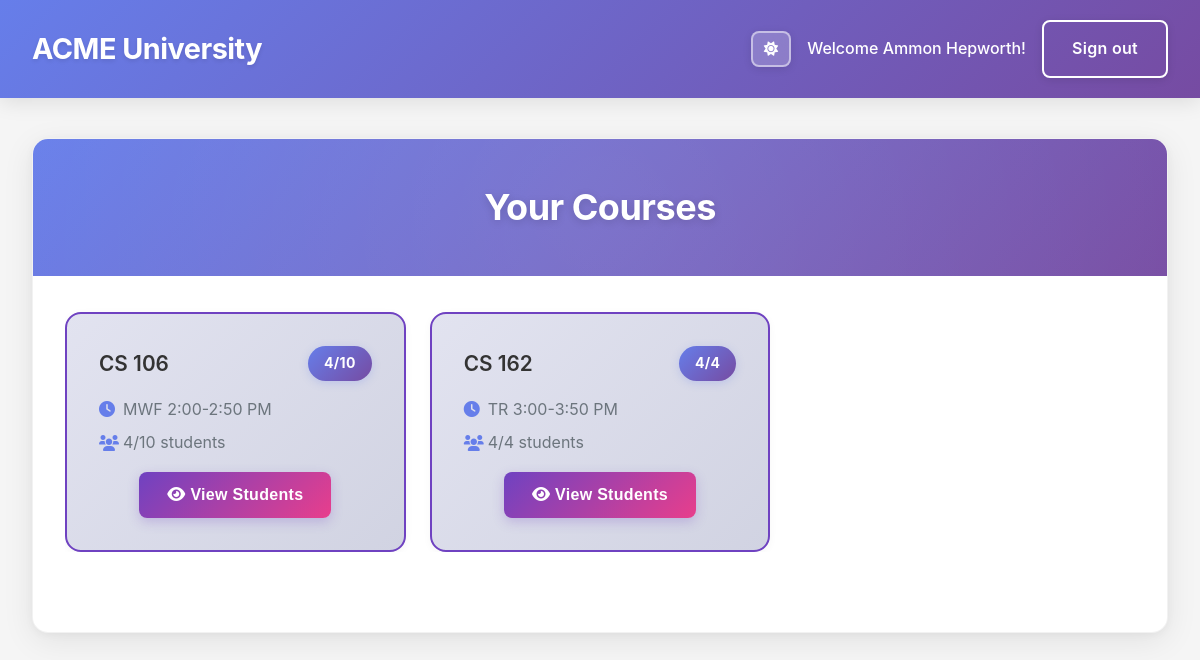
The app's page /teacher (signed in) with its own data.
### app.py (models this page shows)
class Course(db.Model):
    id = db.Column(db.Integer, primary_key=True)
    name = db.Column(db.String(100), nullable=False)
    teacher_id = db.Column(db.Integer, db.ForeignKey('user.id', ondelete='CASCADE'), nullable=False)
    time = db.Column(db.String(50), nullable=False)
    capacity = db.Column(db.Integer, nullable=False)
    teacher = db.relationship('User', backref=db.backref('courses_taught', cascade='all, delete-orphan'))
    enrollments = db.relationship('Enrollment', backref='course', cascade='all, delete-orphan')

### app.py (the view)
@app.route('/teacher')
def teacher_dashboard():
    if session.get('user_role') != 'teacher':
        return redirect(url_for('login'))
    user = User.query.get(session['user_id'])
    courses = Course.query.filter_by(teacher_id=user.id).all()
    return render_template('teacher_dashboard.html', courses=courses)

### templates/teacher_dashboard.html (shortened to what this page needs)
{% extends "base.html" %}
{% block content %}
<div class="dashboard-container">
    <div class="dashboard-header">
        <h2>Your Courses</h2>
    </div>
    <div class="courses-section">
        {% if courses %}
        <div class="courses-grid">
            {% for course in courses %}
            <div class="course-card teacher">
                <div class="course-header">
                    <h4>{{ course.name }}</h4>
                    <span class="course-capacity">{{ course.enrollments|length }}/{{ course.capacity }}</span>
                </div>
                <div class="course-details">
                    <p><i class="fas fa-clock"></i> {{ course.time }}</p>
                    <p><i class="fas fa-users"></i> {{ course.enrollments|length }}/{{ course.capacity }} students</p>
                </div>
                <div class="course-actions">
                    <button class="btn btn-primary view-students-btn" data-course-id="{{ course.id }}">
                        <i class="fas fa-eye"></i> View Students
                    </button>
                </div>
            </div>
            {% endfor %}
        </div>
        {% else %}
        <p class="no-courses">You are not teaching any courses.</p>
        {% endif %}
    </div>
</div>
{% endblock %}

### static/css/style.css (style rules this page uses)
:root { --bg-primary: #f5f5f5; --bg-secondary: #ffffff; --bg-tertiary: #f8f9fa; --text-primary: #333; --text-secondary: #555; --text-tertiary: #6c757d; --border-color: #e1e5e9; --border-light: #dee2e6; --border-dark: #ced4da; --shadow: rgba(0,0,0,0.1); --shadow-dark: rgba(0,0,0,0.2); --navbar-gradient: linear-gradient(135deg, #667eea 0%, #764ba2 100%); --tab-active-color: #667eea; --tab-active-gradient: linear-gradient(135deg, #667eea 0%, #764ba2 100%); --success-bg: #d4edda; --success-border: #c3e6cb; --success-text: #155724; --error-bg: #f8d7da; --error-border: #f5c6cb; --error-text: #dc3545; --warning-bg: #fff3cd; --warning-border: #ffeeba; --warning-text: #856404; }
* { margin: 0; padding: 0; box-sizing: border-box; }
body { font-family: -apple-system, BlinkMacSystemFont, 'Segoe UI', 'Roboto', 'Oxygen', 'Ubuntu', 'Cantarell', 'Fira Sans', 'Droid Sans', 'Helvetica Neue', sans-serif; line-height: 1.6; color: var(--text-primary); background-color: var(--bg-primary); transition: background-color 0.3s ease, color 0.3s ease; -webkit-font-smoothing: antialiased; -moz-osx-font-smoothing: grayscale; }
.btn { display: inline-block; padding: 0.875rem 1.75rem; border: none; border-radius: 8px; font-size: 1rem; font-weight: 600; text-decoration: none; cursor: pointer; transition: all 0.3s cubic-bezier(0.4, 0, 0.2, 1); text-align: center; letter-spacing: 0.3px; box-shadow: 0 2px 8px rgba(0, 0, 0, 0.1); }
.btn-primary { background: linear-gradient(135deg, #667eea 0%, #764ba2 100%); color: white; }
.dashboard-container { background: var(--bg-secondary); border-radius: 16px; box-shadow: 0 8px 32px rgba(0, 0, 0, 0.08), 0 2px 8px rgba(0, 0, 0, 0.04); overflow: hidden; transition: all 0.3s ease; border: 1px solid rgba(0, 0, 0, 0.05); position: relative; }
.dashboard-container .courses-section { overflow: visible; }
.dashboard-header { background: linear-gradient(135deg, #667eea 0%, #764ba2 100%); color: white; padding: 2.5rem 2rem; text-align: center; position: relative; overflow: hidden; }
.dashboard-header::before { content: ''; position: absolute; top: -50%; right: -50%; width: 200%; height: 200%; background: radial-gradient(circle, rgba(255, 255, 255, 0.1) 0%, transparent 70%); pointer-events: none; }
.dashboard-header h2 { font-size: 2.25rem; font-weight: 700; letter-spacing: -0.5px; text-shadow: 0 2px 8px rgba(0, 0, 0, 0.15); position: relative; z-index: 1; }
.courses-section { padding: 2rem; padding-top: calc(2rem + 4px); overflow-x: hidden; overflow-y: visible; }
.courses-grid { display: grid; grid-template-columns: repeat(auto-fill, minmax(300px, 1fr)); gap: 1.5rem; margin-bottom: 3rem; overflow-x: hidden; padding-top: 4px; margin-top: -4px; }
.course-card { background: var(--bg-secondary); border: 2px solid var(--border-light); border-radius: 16px; padding: 2rem; transition: all 0.3s cubic-bezier(0.4, 0, 0.2, 1); position: relative; box-shadow: 0 2px 8px rgba(0, 0, 0, 0.04); }
.course-card.teacher { border-color: #6f42c1; background: linear-gradient(135deg, #e2e3f0 0%, #d1d3e2 100%); }
.course-header { display: flex; justify-content: space-between; align-items: center; margin-bottom: 1rem; }
.course-header h4 { color: var(--text-primary); font-size: 1.3rem; font-weight: 600; }
.course-capacity { background: linear-gradient(135deg, #667eea 0%, #764ba2 100%); color: white; padding: 0.375rem 1rem; border-radius: 20px; font-size: 0.875rem; font-weight: 700; box-shadow: 0 2px 8px rgba(102, 126, 234, 0.25); letter-spacing: 0.3px; }
.course-details { margin-bottom: 1rem; }
.course-details p { margin-bottom: 0.5rem; color: var(--text-tertiary); display: flex; align-items: center; gap: 0.5rem; }
.course-details i { width: 16px; color: #667eea; }
.course-actions { text-align: center; }
.view-students-btn { background: linear-gradient(135deg, #6f42c1 0%, #e83e8c 100%); color: white; border: none; padding: 0.875rem 1.75rem; border-radius: 8px; font-weight: 600; cursor: pointer; transition: all 0.3s cubic-bezier(0.4, 0, 0.2, 1); box-shadow: 0 4px 12px rgba(111, 66, 193, 0.25); letter-spacing: 0.3px; }

### records on screen
Course: name "CS 106", enrollments|length "4", capacity "10", time "MWF 2:00-2:50 PM"
Course: name "CS 162", enrollments|length "4", capacity "4", time "TR 3:00-3:50 PM"

### other values on screen
{{ session.user_name }} "Ammon Hepworth"
